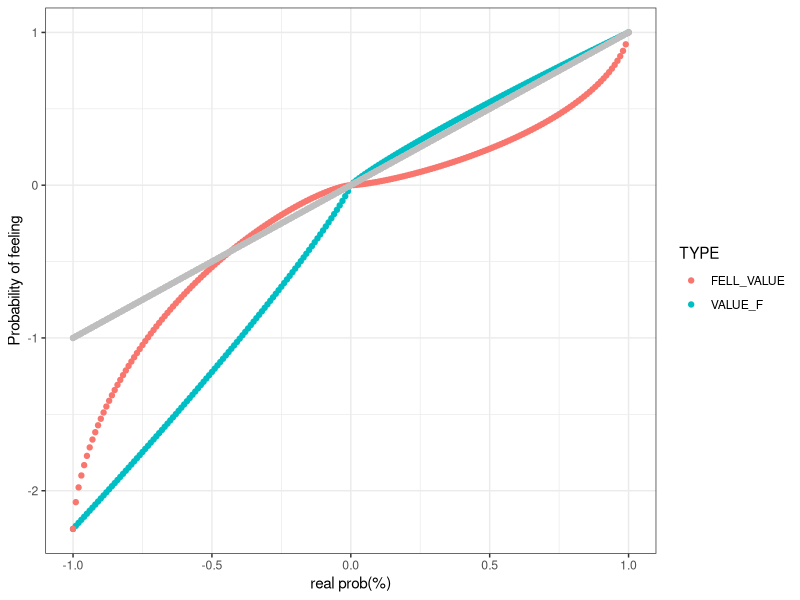

Write the R code that produced this figure.
## ---- chunk 1
knitr::opts_chunk$set(echo = TRUE)
## ---- chunk 2
library(dplyr)
#확률 가중 함수
w_p = function(p,r=0.65){
  if(p<0){
    k = p * (-1)
    return((k**r)/((k**r)+(1-k)**r)**(1/r)*(-1) * 2.25)
  }
  if(p>0){
    return((p**r)/((p**r)+(1-p)**r)**(1/r))
  }
  if(p==0){
    return(0)
  }
}

# 가치 함수
value_f = function(x){
    if(x>=0){
        y = x**0.88
    }
    if(x<0){
        y = -2.25*(-x)**0.88
    }
    return(y)
}

#확률리스트 생성
p_list = seq(-1,1,by=0.01)
p_df = data.frame(p_list)
p_df$W_P = unlist(Map(w_p, abs(p_list)))
p_df$VALUE_F = unlist(Map(value_f, p_list))
p_df$FELL_VALUE = p_df$W_P*p_df$VALUE_F
#head(p_df)
p_df_reform = tidyr::gather(p_df, key="TYPE",value='value',-p_list) %>% filter(TYPE!='W_P')

library(ggplot2)
ggplot() + geom_point(data=p_df_reform, aes(x=p_list, y=value, group=TYPE, col=TYPE))+
  geom_point(data=p_df_reform, aes(x=p_list, y=p_list), col='grey')+
  xlab('real prob(%)')+
  ylab('Probability of feeling') + theme_bw()


